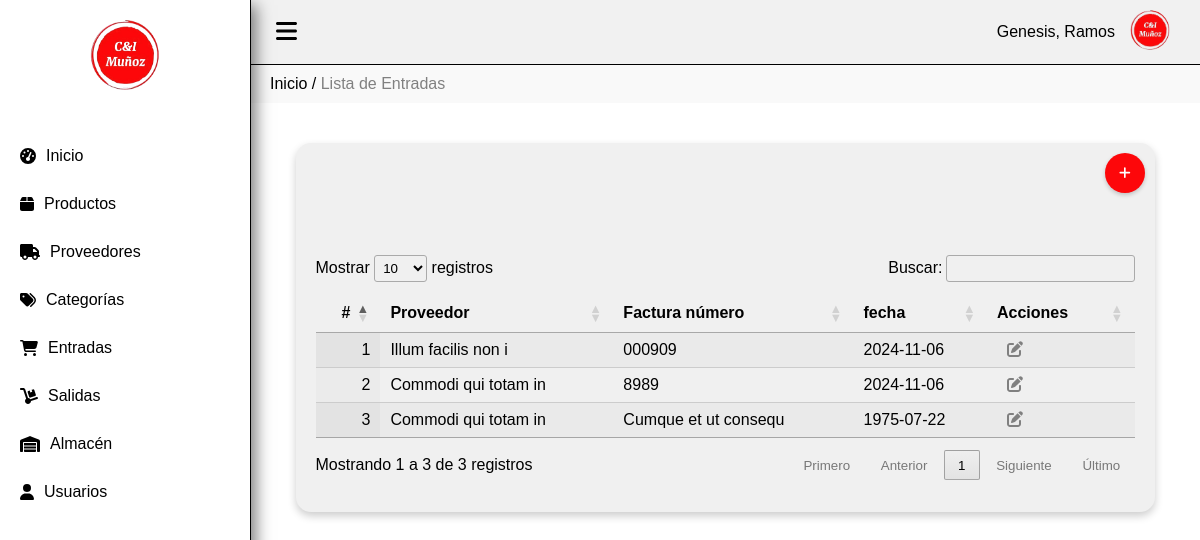
Page /entradas (signed in) on the committed database.
### tables this page shows
CREATE TABLE `compras` (
  `id` int(20) NOT NULL,
  `proveedor_id` int(20) NOT NULL,
  `fecha` date NOT NULL,
  `factura` varchar(100) NOT NULL,
  `estado` varchar(100) NOT NULL
);

CREATE TABLE `proveedores` (
  `id` int(20) NOT NULL,
  `rif` varchar(100) NOT NULL,
  `nombre` varchar(200) NOT NULL,
  `direccion` text NOT NULL,
  `telefono` varchar(100) NOT NULL,
  `logo` varchar(100) NOT NULL,
  `estado` varchar(100) NOT NULL
);

### Controller/entradas.controller.php (called while the page is built, shortened)
<?php
require_once 'model/compras.php';
class EntradasController{
    public function __CONSTRUCT(){
        $this->model = new compras();
    }
    public function Index(){
        require_once 'view/header.php';
        require_once 'view/compras/compras.php';
        require_once 'view/footer.php';
    }
}

### index.php (called while the page is built, shortened)
<?php
require_once 'model/database.php';
$controladorPorDefecto = 'dashboard';
$url = isset($_GET['url']) ? $_GET['url'] : $controladorPorDefecto;
$url = rtrim($url, '/');
$url = explode('/', $url);
$accion = isset($url[1]) ? $url[1] : 'Index';
$rif = isset($url[2]) ? $url[2] : null;
$instanciaControlador = new $nombreClaseControlador;
call_user_func(array($instanciaControlador, $accion), $rif);
?>

### Model/database.php (called while the page is built)
<?php
class Database
{
    public static function Conectar()
    {
        $pdo = new PDO('mysql:host=localhost;dbname=mvc_php;charset=utf8', 'root', '');
        $pdo->setAttribute(PDO::ATTR_ERRMODE, PDO::ERRMODE_EXCEPTION);
        return $pdo;
    }
}

### Model/compras.php (called while the page is built, shortened)
<?php
class compras
{
	private $pdo;
	public function __CONSTRUCT()
	{
		try
		{
			$this->pdo = Database::Conectar();
		}
		catch(Exception $e)
		{
			die($e->getMessage());
		}
	}
	public function Listar()
	{
		try
		{
			$stm = $this->pdo->prepare("SELECT * FROM compras");
			$stm->execute();
			return $stm->fetchAll(PDO::FETCH_OBJ);
		}
		catch(Exception $e)
		{
			die($e->getMessage());
		}
	}
}

### Model/proveedor.php (called while the page is built, shortened)
<?php
class proveedor
{
	private $pdo;
	public function __CONSTRUCT()
	{
		try
		{
			$this->pdo = Database::Conectar();
		}
		catch(Exception $e)
		{
			die($e->getMessage());
		}
	}
	public function ObtenerID($id)
	{
		try
		{
			$stm = $this->pdo->prepare("SELECT * FROM proveedores WHERE id = ?");
			$stm->execute(array($id));
			return $stm->fetch(PDO::FETCH_OBJ);
		} catch (Exception $e)
		{
			die($e->getMessage());
		}
	}
}

### View/compras/compras.php (the view, shortened to what this page needs)
<div class="miga-de-pan">
    <a href="http://localhost/Sistemainventario/dashboard">Inicio</a> / <span>Lista de Entradas</span>
</div>
<div class="contenido">
    <div class="contenedor-3d">
        <a type="submit" href="entradas/Nuevo" class="btn" style="margin-bottom: 30px;"><button class="boton-crear"><i class="fas fa-plus"></i></button></a>
        <div class="division">
        <table id="tabla" class="display">
            <thead>
                <tr>
                    <th>#</th>
                    <th>Proveedor</th>
                    <th>Factura número</th>
                    <th>fecha</th>
                    <th>Acciones</th>
                </tr>
            </thead>
            <tbody>
            <?php
                require_once 'model/proveedor.php';
                $count = 1;
                foreach($this->model->Listar() as $r):
                $proveedor = new proveedor();
                $proveedor = $proveedor->ObtenerID($r->proveedor_id);
            ?>
                <tr>
                    <td><?php echo $count; ?></td>
                    <td><?php echo $proveedor->nombre; ?></td>
                    <td><?php echo $r->factura; ?></td>
                    <td><?php echo $r->fecha; ?></td>
                    <td>
                        <a style="color: grey; margin-left:10px;" href="compras/Detalles/<?php echo $r->id; ?>"><i class="fa fa-edit"></i></a>
                    </td>
                </tr>
            <?php $count++; endforeach; ?>
            </tbody>
        </table>
    </div>
</div>

### assets/css/estilos.css (style rules this page uses)
body { display: flex; margin: 0; font-family: Arial, sans-serif; background-color: white; }
.miga-de-pan { padding: 10px 20px; background-color: #f9f9f9; }
.miga-de-pan a { color: black; text-decoration: none; }
.miga-de-pan span { color: grey; }
.contenido { padding: 20px; }
.contenedor-3d { width: 90%; margin: 20px auto; padding: 20px; background-color: #f0f0f0; border-radius: 15px; box-shadow: 0 4px 8px rgba(0, 0, 0, 0.2); position: relative; }
.boton-crear { position: absolute; top: 10px; right: 10px; width: 40px; height: 40px; background-color: #fd070a; color: white; border: none; border-radius: 50%; display: flex; align-items: center; justify-content: center; cursor: pointer; box-shadow: 0 2px 4px rgba(0, 0, 0, 0.2); }
.division { margin-top: 60px; padding-top: 20px; }

### rows in the picture
compras: proveedor.nombre "Illum facilis non i", factura "000909", fecha "2024-11-06"
compras: proveedor.nombre "Commodi qui totam in", factura "8989", fecha "2024-11-06"
compras: proveedor.nombre "Commodi qui totam in", factura "Cumque et ut consequ", fecha "1975-07-22"

### other values in the picture
$_SESSION['user_nombre'] "Genesis, Ramos"
